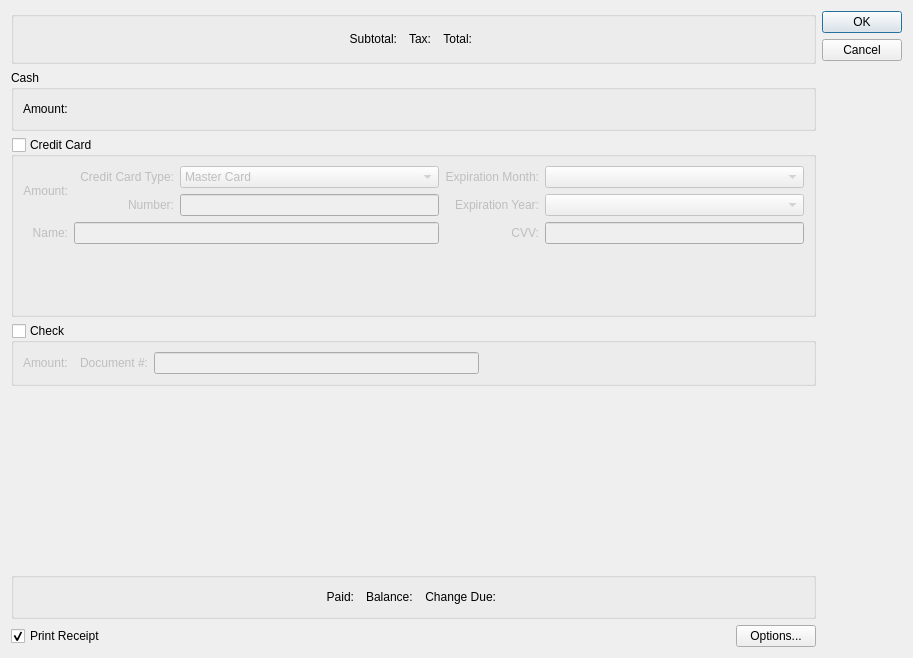
<?xml version="1.0" encoding="UTF-8"?>
<ui version="4.0">
 <comment>This file is part of the xtpos package for xTuple ERP: PostBooks Edition, a free and
open source Enterprise Resource Planning software suite,
Copyright (c) 1999-2011 by OpenMFG LLC, d/b/a xTuple.
It is licensed to you under the Common Public Attribution License
version 1.0, the full text of which (including xTuple-specific Exhibits)
is available at www.xtuple.com/CPAL.  By using this software, you agree
to be bound by its terms.</comment>
 <class>payment</class>
 <widget class="QDialog" name="payment">
  <property name="geometry">
   <rect>
    <x>0</x>
    <y>0</y>
    <width>913</width>
    <height>658</height>
   </rect>
  </property>
  <property name="windowTitle">
   <string>Payment</string>
  </property>
  <property name="schemaName" stdset="0">
   <string notr="true">xtpos</string>
  </property>
  <property name="tableName" stdset="0">
   <string notr="true">api_cashregister</string>
  </property>
  <property name="primaryKeyColumns" stdset="0">
   <number>2</number>
  </property>
  <property name="screenTitle" stdset="0">
   <string/>
  </property>
  <layout class="QGridLayout" name="gridLayout_5">
   <item row="0" column="0">
    <layout class="QVBoxLayout" name="verticalLayout">
     <item>
      <widget class="QGroupBox" name="_totalGroup">
       <property name="title">
        <string/>
       </property>
       <layout class="QGridLayout" name="gridLayout_6">
        <item row="0" column="0">
         <spacer>
          <property name="orientation">
           <enum>Qt::Horizontal</enum>
          </property>
          <property name="sizeHint" stdset="0">
           <size>
            <width>0</width>
            <height>26</height>
           </size>
          </property>
         </spacer>
        </item>
        <item row="0" column="1">
         <widget class="QLabel" name="_subtotalLit">
          <property name="text">
           <string>Subtotal:</string>
          </property>
          <property name="alignment">
           <set>Qt::AlignRight|Qt::AlignTrailing|Qt::AlignVCenter</set>
          </property>
         </widget>
        </item>
        <item row="0" column="3">
         <widget class="QLabel" name="_taxLit">
          <property name="text">
           <string>Tax:</string>
          </property>
          <property name="alignment">
           <set>Qt::AlignRight|Qt::AlignTrailing|Qt::AlignVCenter</set>
          </property>
         </widget>
        </item>
        <item row="0" column="5">
         <widget class="QLabel" name="_totalLit">
          <property name="text">
           <string>Total:</string>
          </property>
          <property name="alignment">
           <set>Qt::AlignRight|Qt::AlignTrailing|Qt::AlignVCenter</set>
          </property>
         </widget>
        </item>
        <item row="0" column="2">
         <widget class="CurrCluster" name="_subtotal">
          <property name="currencyEnabled">
           <bool>false</bool>
          </property>
          <property name="currencyVisible">
           <bool>false</bool>
          </property>
          <property name="enabled">
           <bool>false</bool>
          </property>
         </widget>
        </item>
        <item row="0" column="6">
         <widget class="CurrCluster" name="_total">
          <property name="currencyEnabled">
           <bool>false</bool>
          </property>
          <property name="currencyVisible">
           <bool>false</bool>
          </property>
          <property name="enabled">
           <bool>false</bool>
          </property>
         </widget>
        </item>
        <item row="0" column="4">
         <widget class="CurrCluster" name="_tax">
          <property name="currencyEnabled">
           <bool>false</bool>
          </property>
          <property name="currencyVisible">
           <bool>false</bool>
          </property>
          <property name="enabled">
           <bool>false</bool>
          </property>
         </widget>
        </item>
        <item row="0" column="7">
         <spacer name="horizontalSpacer_3">
          <property name="orientation">
           <enum>Qt::Horizontal</enum>
          </property>
          <property name="sizeHint" stdset="0">
           <size>
            <width>0</width>
            <height>20</height>
           </size>
          </property>
         </spacer>
        </item>
       </layout>
       <zorder>_subtotalLit</zorder>
       <zorder>_taxLit</zorder>
       <zorder>_totalLit</zorder>
       <zorder>_subtotal</zorder>
       <zorder>_total</zorder>
       <zorder>_tax</zorder>
       <zorder>horizontalSpacer_3</zorder>
      </widget>
     </item>
     <item>
      <widget class="QGroupBox" name="_cashGroup">
       <property name="title">
        <string>Cash</string>
       </property>
       <layout class="QGridLayout" name="gridLayout_3">
        <item row="0" column="0">
         <widget class="QLabel" name="_cashAmountLit">
          <property name="text">
           <string>Amount:</string>
          </property>
         </widget>
        </item>
        <item row="0" column="1">
         <widget class="CurrCluster" name="_cashAmount">
          <property name="currencyEditable" stdset="0">
           <bool>false</bool>
          </property>
          <property name="currencyVisible">
           <bool>false</bool>
          </property>
         </widget>
        </item>
        <item row="0" column="2">
         <spacer name="horizontalSpacer">
          <property name="orientation">
           <enum>Qt::Horizontal</enum>
          </property>
          <property name="sizeHint" stdset="0">
           <size>
            <width>482</width>
            <height>20</height>
           </size>
          </property>
         </spacer>
        </item>
       </layout>
      </widget>
     </item>
     <item>
      <widget class="QGroupBox" name="_creditGroup">
       <property name="sizePolicy">
        <sizepolicy hsizetype="Expanding" vsizetype="Expanding">
         <horstretch>0</horstretch>
         <verstretch>0</verstretch>
        </sizepolicy>
       </property>
       <property name="title">
        <string>Credit Card</string>
       </property>
       <property name="checkable">
        <bool>true</bool>
       </property>
       <property name="checked">
        <bool>false</bool>
       </property>
       <layout class="QGridLayout" name="gridLayout">
        <item row="0" column="0" rowspan="2">
         <widget class="QLabel" name="_creditAmountLit">
          <property name="text">
           <string>Amount:</string>
          </property>
          <property name="alignment">
           <set>Qt::AlignRight|Qt::AlignTrailing|Qt::AlignVCenter</set>
          </property>
         </widget>
        </item>
        <item row="0" column="1" rowspan="2">
         <widget class="CurrCluster" name="_creditAmount">
          <property name="currencyEditable" stdset="0">
           <bool>false</bool>
          </property>
          <property name="currencyVisible">
           <bool>false</bool>
          </property>
         </widget>
        </item>
        <item row="0" column="2">
         <widget class="QLabel" name="_creditCardNumberTypeLit">
          <property name="text">
           <string>Credit Card Type:</string>
          </property>
          <property name="alignment">
           <set>Qt::AlignRight|Qt::AlignTrailing|Qt::AlignVCenter</set>
          </property>
          <property name="buddy">
           <cstring>_creditCardNumber</cstring>
          </property>
         </widget>
        </item>
        <item row="0" column="3">
         <widget class="XComboBox" name="_fundsType">
          <item>
           <property name="text">
            <string>Master Card</string>
           </property>
          </item>
          <item>
           <property name="text">
            <string>Visa</string>
           </property>
          </item>
          <item>
           <property name="text">
            <string>American Express</string>
           </property>
          </item>
          <item>
           <property name="text">
            <string>Discover</string>
           </property>
          </item>
         </widget>
        </item>
        <item row="0" column="4">
         <widget class="QLabel" name="_expiremonLit">
          <property name="sizePolicy">
           <sizepolicy hsizetype="Preferred" vsizetype="Fixed">
            <horstretch>0</horstretch>
            <verstretch>0</verstretch>
           </sizepolicy>
          </property>
          <property name="text">
           <string>Expiration Month:</string>
          </property>
          <property name="alignment">
           <set>Qt::AlignRight|Qt::AlignTrailing|Qt::AlignVCenter</set>
          </property>
         </widget>
        </item>
        <item row="0" column="5">
         <widget class="XComboBox" name="_expireMonth">
          <property name="allowNull">
           <bool>true</bool>
          </property>
          <item>
           <property name="text">
            <string/>
           </property>
          </item>
          <item>
           <property name="text">
            <string>01</string>
           </property>
          </item>
          <item>
           <property name="text">
            <string>02</string>
           </property>
          </item>
          <item>
           <property name="text">
            <string>03</string>
           </property>
          </item>
          <item>
           <property name="text">
            <string>04</string>
           </property>
          </item>
          <item>
           <property name="text">
            <string>05</string>
           </property>
          </item>
          <item>
           <property name="text">
            <string>06</string>
           </property>
          </item>
          <item>
           <property name="text">
            <string>07</string>
           </property>
          </item>
          <item>
           <property name="text">
            <string>08</string>
           </property>
          </item>
          <item>
           <property name="text">
            <string>09</string>
           </property>
          </item>
          <item>
           <property name="text">
            <string>10</string>
           </property>
          </item>
          <item>
           <property name="text">
            <string>11</string>
           </property>
          </item>
          <item>
           <property name="text">
            <string>12</string>
           </property>
          </item>
         </widget>
        </item>
        <item row="1" column="2">
         <widget class="QLabel" name="_creditCardNumberLit">
          <property name="text">
           <string> Number:</string>
          </property>
          <property name="alignment">
           <set>Qt::AlignRight|Qt::AlignTrailing|Qt::AlignVCenter</set>
          </property>
          <property name="buddy">
           <cstring>_creditCardNumber</cstring>
          </property>
         </widget>
        </item>
        <item row="1" column="3">
         <widget class="XLineEdit" name="_creditCardNumber"/>
        </item>
        <item row="1" column="4">
         <widget class="QLabel" name="_expireyearLit">
          <property name="sizePolicy">
           <sizepolicy hsizetype="Preferred" vsizetype="Fixed">
            <horstretch>0</horstretch>
            <verstretch>0</verstretch>
           </sizepolicy>
          </property>
          <property name="text">
           <string>Expiration Year:</string>
          </property>
          <property name="alignment">
           <set>Qt::AlignRight|Qt::AlignTrailing|Qt::AlignVCenter</set>
          </property>
         </widget>
        </item>
        <item row="1" column="5">
         <widget class="XComboBox" name="_expireYear">
          <item>
           <property name="text">
            <string/>
           </property>
          </item>
          <item>
           <property name="text">
            <string>2009</string>
           </property>
          </item>
          <item>
           <property name="text">
            <string>2010</string>
           </property>
          </item>
          <item>
           <property name="text">
            <string>2011</string>
           </property>
          </item>
          <item>
           <property name="text">
            <string>2012</string>
           </property>
          </item>
          <item>
           <property name="text">
            <string>2013</string>
           </property>
          </item>
          <item>
           <property name="text">
            <string>2014</string>
           </property>
          </item>
          <item>
           <property name="text">
            <string>2015</string>
           </property>
          </item>
          <item>
           <property name="text">
            <string>2016</string>
           </property>
          </item>
          <item>
           <property name="text">
            <string>2017</string>
           </property>
          </item>
          <item>
           <property name="text">
            <string>2018</string>
           </property>
          </item>
          <item>
           <property name="text">
            <string>2019</string>
           </property>
          </item>
          <item>
           <property name="text">
            <string>2020</string>
           </property>
          </item>
         </widget>
        </item>
        <item row="2" column="0">
         <widget class="QLabel" name="_nameLit">
          <property name="text">
           <string>Name:</string>
          </property>
          <property name="alignment">
           <set>Qt::AlignRight|Qt::AlignTrailing|Qt::AlignVCenter</set>
          </property>
         </widget>
        </item>
        <item row="2" column="1" colspan="3">
         <widget class="XLineEdit" name="_name"/>
        </item>
        <item row="2" column="4">
         <widget class="QLabel" name="_cvvLit">
          <property name="text">
           <string>CVV:</string>
          </property>
          <property name="alignment">
           <set>Qt::AlignRight|Qt::AlignTrailing|Qt::AlignVCenter</set>
          </property>
         </widget>
        </item>
        <item row="2" column="5">
         <widget class="XLineEdit" name="_cvv"/>
        </item>
        <item row="3" column="0" colspan="6">
         <widget class="AddressCluster" name="_address">
          <property name="focusPolicy">
           <enum>Qt::StrongFocus</enum>
          </property>
         </widget>
        </item>
       </layout>
      </widget>
     </item>
     <item>
      <widget class="QGroupBox" name="_checkGroup">
       <property name="title">
        <string>Check</string>
       </property>
       <property name="checkable">
        <bool>true</bool>
       </property>
       <property name="checked">
        <bool>false</bool>
       </property>
       <layout class="QGridLayout" name="gridLayout_2">
        <item row="0" column="0">
         <layout class="QHBoxLayout">
          <item>
           <widget class="QLabel" name="_checkAmountLit">
            <property name="text">
             <string>Amount:</string>
            </property>
           </widget>
          </item>
          <item>
           <widget class="CurrCluster" name="_checkAmount">
            <property name="currencyEditable" stdset="0">
             <bool>false</bool>
            </property>
            <property name="currencyVisible">
             <bool>false</bool>
            </property>
           </widget>
          </item>
          <item>
           <widget class="QLabel" name="_checkNumberLit">
            <property name="text">
             <string>Document #:</string>
            </property>
            <property name="alignment">
             <set>Qt::AlignRight|Qt::AlignTrailing|Qt::AlignVCenter</set>
            </property>
           </widget>
          </item>
          <item>
           <widget class="XLineEdit" name="_checkNumber"/>
          </item>
          <item>
           <spacer>
            <property name="orientation">
             <enum>Qt::Horizontal</enum>
            </property>
            <property name="sizeHint" stdset="0">
             <size>
              <width>40</width>
              <height>20</height>
             </size>
            </property>
           </spacer>
          </item>
         </layout>
        </item>
       </layout>
      </widget>
     </item>
     <item>
      <spacer name="verticalSpacer">
       <property name="orientation">
        <enum>Qt::Vertical</enum>
       </property>
       <property name="sizeHint" stdset="0">
        <size>
         <width>20</width>
         <height>0</height>
        </size>
       </property>
      </spacer>
     </item>
     <item>
      <widget class="QGroupBox" name="_tenderGroup">
       <property name="title">
        <string/>
       </property>
       <layout class="QGridLayout" name="gridLayout_4">
        <item row="0" column="0">
         <spacer>
          <property name="orientation">
           <enum>Qt::Horizontal</enum>
          </property>
          <property name="sizeHint" stdset="0">
           <size>
            <width>0</width>
            <height>20</height>
           </size>
          </property>
         </spacer>
        </item>
        <item row="0" column="5">
         <widget class="QLabel" name="_changeLit">
          <property name="text">
           <string>Change Due:</string>
          </property>
          <property name="alignment">
           <set>Qt::AlignRight|Qt::AlignTrailing|Qt::AlignVCenter</set>
          </property>
         </widget>
        </item>
        <item row="0" column="6">
         <widget class="CurrCluster" name="_change">
          <property name="currencyEditable" stdset="0">
           <bool>false</bool>
          </property>
          <property name="currencyVisible">
           <bool>false</bool>
          </property>
          <property name="enabled">
           <bool>false</bool>
          </property>
         </widget>
        </item>
        <item row="0" column="2">
         <widget class="CurrCluster" name="_paid">
          <property name="currencyEditable" stdset="0">
           <bool>false</bool>
          </property>
          <property name="currencyVisible">
           <bool>false</bool>
          </property>
          <property name="enabled">
           <bool>false</bool>
          </property>
         </widget>
        </item>
        <item row="0" column="4">
         <widget class="CurrCluster" name="_balance">
          <property name="currencyEditable" stdset="0">
           <bool>false</bool>
          </property>
          <property name="currencyVisible">
           <bool>false</bool>
          </property>
          <property name="enabled">
           <bool>false</bool>
          </property>
         </widget>
        </item>
        <item row="0" column="7">
         <spacer name="horizontalSpacer_2">
          <property name="orientation">
           <enum>Qt::Horizontal</enum>
          </property>
          <property name="sizeHint" stdset="0">
           <size>
            <width>0</width>
            <height>20</height>
           </size>
          </property>
         </spacer>
        </item>
        <item row="0" column="3">
         <widget class="QLabel" name="_balanceLit">
          <property name="text">
           <string>Balance:</string>
          </property>
         </widget>
        </item>
        <item row="0" column="1">
         <widget class="QLabel" name="_paidLit">
          <property name="text">
           <string>Paid:</string>
          </property>
          <property name="alignment">
           <set>Qt::AlignRight|Qt::AlignTrailing|Qt::AlignVCenter</set>
          </property>
         </widget>
        </item>
       </layout>
       <zorder>_changeLit</zorder>
       <zorder>_change</zorder>
       <zorder>_paid</zorder>
       <zorder>_balance</zorder>
       <zorder>horizontalSpacer_2</zorder>
       <zorder>_balanceLit</zorder>
       <zorder>_paidLit</zorder>
      </widget>
     </item>
    </layout>
   </item>
   <item row="0" column="1">
    <layout class="QVBoxLayout">
     <item>
      <widget class="QDialogButtonBox" name="_buttonBox">
       <property name="orientation">
        <enum>Qt::Vertical</enum>
       </property>
       <property name="standardButtons">
        <set>QDialogButtonBox::Cancel|QDialogButtonBox::Ok</set>
       </property>
      </widget>
     </item>
     <item>
      <spacer>
       <property name="orientation">
        <enum>Qt::Vertical</enum>
       </property>
       <property name="sizeHint" stdset="0">
        <size>
         <width>20</width>
         <height>40</height>
        </size>
       </property>
      </spacer>
     </item>
    </layout>
   </item>
   <item row="1" column="0">
    <layout class="QHBoxLayout" name="horizontalLayout">
     <item>
      <widget class="XCheckBox" name="_print">
       <property name="text">
        <string>Print Receipt</string>
       </property>
       <property name="checked">
        <bool>true</bool>
       </property>
       <property name="forgetful">
        <bool>true</bool>
       </property>
      </widget>
     </item>
     <item>
      <spacer name="horizontalSpacer_4">
       <property name="orientation">
        <enum>Qt::Horizontal</enum>
       </property>
       <property name="sizeHint" stdset="0">
        <size>
         <width>40</width>
         <height>20</height>
        </size>
       </property>
      </spacer>
     </item>
     <item>
      <widget class="QPushButton" name="_options">
       <property name="text">
        <string>Options...</string>
       </property>
      </widget>
     </item>
    </layout>
   </item>
  </layout>
 </widget>
 <customwidgets>
  <customwidget>
   <class>AddressCluster</class>
   <extends>QWidget</extends>
   <header>addresscluster.h</header>
  </customwidget>
  <customwidget>
   <class>CurrCluster</class>
   <extends>CurrDisplay</extends>
   <header>currcluster.h</header>
  </customwidget>
  <customwidget>
   <class>CurrDisplay</class>
   <extends>QWidget</extends>
   <header>currcluster.h</header>
  </customwidget>
  <customwidget>
   <class>XCheckBox</class>
   <extends>QCheckBox</extends>
   <header>xcheckbox.h</header>
  </customwidget>
  <customwidget>
   <class>XComboBox</class>
   <extends>QComboBox</extends>
   <header>xcombobox.h</header>
  </customwidget>
  <customwidget>
   <class>XLineEdit</class>
   <extends>QLineEdit</extends>
   <header>xlineedit.h</header>
   <container>1</container>
  </customwidget>
 </customwidgets>
 <tabstops>
  <tabstop>_print</tabstop>
  <tabstop>_subtotal</tabstop>
  <tabstop>_tax</tabstop>
  <tabstop>_total</tabstop>
  <tabstop>_cashAmount</tabstop>
  <tabstop>_creditGroup</tabstop>
  <tabstop>_creditAmount</tabstop>
  <tabstop>_fundsType</tabstop>
  <tabstop>_creditCardNumber</tabstop>
  <tabstop>_expireMonth</tabstop>
  <tabstop>_expireYear</tabstop>
  <tabstop>_cvv</tabstop>
  <tabstop>_name</tabstop>
  <tabstop>_address</tabstop>
  <tabstop>_checkGroup</tabstop>
  <tabstop>_checkAmount</tabstop>
  <tabstop>_checkNumber</tabstop>
  <tabstop>_paid</tabstop>
  <tabstop>_balance</tabstop>
  <tabstop>_change</tabstop>
 </tabstops>
 <resources/>
 <connections/>
</ui>
